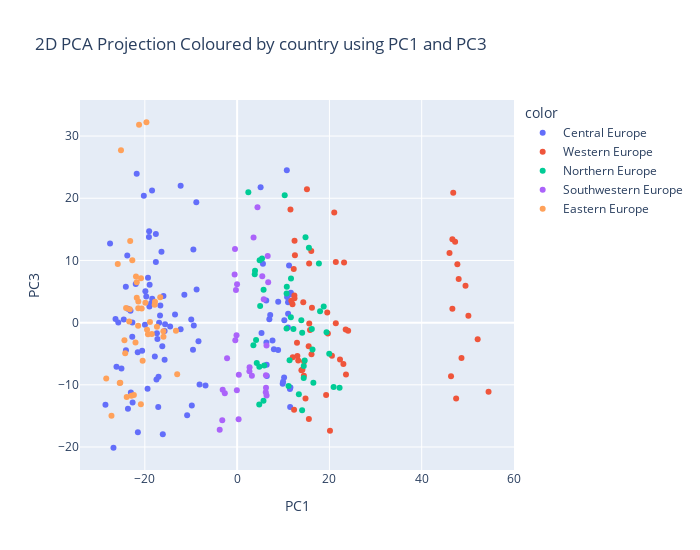

Notebook code for this chart:
### Markdown cell above
The left blob consists of central and eastern europe, the top one consists of portugal and spain (iberia), and the remaining parts are western and northern europe, along with germany (counted as central). The far right blob is luxembourg, which is a very small country which might be why it is so far away.

### Code cell
fig = px.scatter(
        x = comps[:,0],
        y = comps[:,2],
        color=subregions,
        hover_data={"Country" : pca_df.index.get_level_values(0)},
        labels = {"x": "PC1","y": "PC3"},
        title= "2D PCA Projection Coloured by country using PC1 and PC3",
        height = 550,
        width=700

)
fig.show()

### Figure 1 — Plotly figure (JSON) as saved in the notebook; plotly's stock layout.template omitted (floating-point values rounded to 4 significant figures)
{"data": [{"customdata": [["AUT"], ["AUT"], ["AUT"], ["AUT"], ["AUT"], ["AUT"], ["AUT"], ["AUT"], ["AUT"], ["AUT"], ["AUT"], ["AUT"], ["AUT"], ["AUT"], ["CZE"], ["CZE"], ["CZE"], ["CZE"], ["CZE"], ["CZE"], ["CZE"], ["CZE"], ["CZE"], ["CZE"], ["CZE"], ["CZE"], ["CZE"], ["CZE"], ["DEU"], ["DEU"], ["DEU"], ["DEU"], ["DEU"], ["DEU"], ["DEU"], ["DEU"], ["DEU"], ["DEU"], ["DEU"], ["DEU"], ["DEU"], ["DEU"], ["HUN"], ["HUN"], ["HUN"], ["HUN"], ["HUN"], ["HUN"], ["HUN"], ["HUN"], ["HUN"], ["HUN"], ["HUN"], ["HUN"], ["HUN"], ["HUN"], ["POL"], ["POL"], ["POL"], ["POL"], ["POL"], ["POL"], ["POL"], ["POL"], ["POL"], ["POL"], ["POL"], ["POL"], ["POL"], ["POL"], ["SVK"], ["SVK"], ["SVK"], ["SVK"], ["SVK"], ["SVK"], ["SVK"], ["SVK"], ["SVK"], ["SVK"], ["SVK"], ["SVK"], ["SVK"], ["SVK"], ["SVN"], ["SVN"], ["SVN"], ["SVN"], ["SVN"], ["SVN"], ["SVN"], ["SVN"], ["SVN"], ["SVN"], ["SVN"], ["SVN"], ["SVN"], ["SVN"]], "hovertemplate": "color=Central Europe<br>PC1=%{x}<br>PC3=%{y}<br>Country=%{customdata[0]}<extra></extra>", "legendgroup": "Central Europe", "marker": {"color": "#636efa", "symbol": "circle"}, "mode": "markers", "name": "Central Europe", "orientation": "v", "showlegend": true, "type": "scatter", "x": [8.905, 10.18, 11.49, 11.42, 10.77, 11.01, 10.23, 10.82, 11.25, 11.03, 11.65, 11.05, 11.44, 11.55, -24.09, -23.03, -22.65, -22.73, -20.22, -19.89, -19.31, -19.12, -19.07, -19.01, -17.28, -17.39, -16.22, -15.72, 5.595, 6.344, 6.405, 6.312, 5.092, 5.289, 6.432, 6.981, 7.171, 7.665, 7.967, 8.881, 9.873, 9.955, -21.97, -19.69, -18.4, -17.61, -18.44, -16.71, -15.96, -16.4, -16.64, -17.48, -17.04, -17.83, -17.1, -16.11, -26.35, -26.15, -26.8, -28.54, -27.54, -25.76, -24.57, -24.12, -23.81, -23.68, -23.1, -22.71, -21.54, -19.41, -25.07, -23.66, -21.51, -20.59, -21.76, -19.98, -18.96, -18.64, -17.61, -16.91, -15.72, -15.62, -14.52, -13.46, -12.24, -10.83, -9.823, -9.945, -12.24, -11.44, -8.783, -8.846, -9.485, -9.392, -9.565, -8.377, -6.857, -8.142], "xaxis": "x", "y": [3.372, -8.813, -13.55, 4.514, 24.52, -0.7993, 0.3673, 4.115, 9.19, 3.283, 4.79, 1.43, -10.66, -10.41, -4.434, -11.24, -12.82, -2.273, 20.42, 5.058, 7.202, 13.77, 14.7, 2.589, -2.618, -1.705, -3.802, -5.957, 9.463, -3.184, -6.756, 3.57, 21.77, -1.665, -8.59, 0.5277, 1.244, -2.874, -4.267, -4.389, -9.811, -9.496, 6.195, 4.198, 3.822, 9.766, 21.25, 1.167, 4.3, 11.39, 2.76, -9.144, -8.72, -5.439, -13.56, -17.96, 0.5915, -7.075, -20.12, -13.19, 12.71, 0.01669, 0.5028, 5.759, 10.79, 2.245, 1.913, 0.02012, -4.777, -10.62, -7.364, -13.84, -17.61, -4.52, 23.94, -0.3597, 6.111, 3.11, 14.25, -0.02263, -1.327, -0.2675, -0.6181, 1.323, -1.053, -14.89, -13.32, 0.4878, 22.0, 4.504, 5.32, 19.34, 11.78, -0.4593, -4.362, -2.974, -10.1, -9.951], "yaxis": "y"}, {"customdata": [["BEL"], ["BEL"], ["BEL"], ["BEL"], ["BEL"], ["BEL"], ["BEL"], ["BEL"], ["BEL"], ["BEL"], ["BEL"], ["BEL"], ["BEL"], ["BEL"], ["FRA"], ["FRA"], ["FRA"], ["FRA"], ["FRA"], ["FRA"], ["FRA"], ["FRA"], ["FRA"], ["FRA"], ["FRA"], ["FRA"], ["FRA"], ["FRA"], ["LUX"], ["LUX"], ["LUX"], ["LUX"], ["LUX"], ["LUX"], ["LUX"], ["LUX"], ["LUX"], ["LUX"], ["LUX"], ["LUX"], ["LUX"], ["LUX"], ["NLD"], ["NLD"], ["NLD"], ["NLD"], ["NLD"], ["NLD"], ["NLD"], ["NLD"], ["NLD"], ["NLD"], ["NLD"], ["NLD"], ["NLD"], ["NLD"]], "hovertemplate": "color=Western Europe<br>PC1=%{x}<br>PC3=%{y}<br>Country=%{customdata[0]}<extra></extra>", "legendgroup": "Western Europe", "marker": {"color": "#EF553B", "symbol": "circle"}, "mode": "markers", "name": "Western Europe", "orientation": "v", "showlegend": true, "type": "scatter", "x": [19.53, 19.28, 20.12, 19.67, 21.05, 21.39, 20.54, 21.39, 23.18, 23.53, 24.06, 23.59, 23.03, 22.29, 12.97, 13.94, 12.34, 12.0, 11.56, 11.76, 12.05, 12.27, 12.44, 12.53, 12.4, 12.43, 13.24, 13.06, 50.12, 52.13, 54.49, 49.5, 46.84, 48.02, 46.65, 46.03, 47.24, 46.66, 47.73, 48.62, 47.46, 46.36, 14.33, 14.82, 15.55, 16.12, 15.13, 15.8, 16.22, 16.07, 15.61, 15.63, 15.5, 14.51, 14.47, 14.15], "xaxis": "x", "y": [1.616, -11.63, -17.4, -1.741, 17.72, -0.08199, -5.325, 9.76, 9.67, -1.084, -1.297, -8.357, -6.64, -5.926, -3.237, -7.667, -14.0, 2.96, 18.18, 3.529, -5.562, 8.628, 13.16, 10.84, 4.348, 3.925, -6.095, -5.349, 1.091, -2.684, -11.12, 5.913, 20.88, 7.007, 2.247, 11.2, 13.02, 13.42, 9.395, -5.679, -12.22, -8.627, 3.265, -12.22, -15.48, -5.078, 21.46, -1.182, 2.406, 11.54, 9.514, -0.1556, -3.811, -6.262, -8.551, -7.583], "yaxis": "y"}, {"customdata": [["DNK"], ["DNK"], ["DNK"], ["DNK"], ["DNK"], ["DNK"], ["DNK"], ["DNK"], ["DNK"], ["DNK"], ["DNK"], ["DNK"], ["DNK"], ["DNK"], ["FIN"], ["FIN"], ["FIN"], ["FIN"], ["FIN"], ["FIN"], ["FIN"], ["FIN"], ["FIN"], ["FIN"], ["FIN"], ["FIN"], ["FIN"], ["FIN"], ["SWE"], ["SWE"], ["SWE"], ["SWE"], ["SWE"], ["SWE"], ["SWE"], ["SWE"], ["SWE"], ["SWE"], ["SWE"], ["SWE"], ["SWE"], ["SWE"]], "hovertemplate": "color=Northern Europe<br>PC1=%{x}<br>PC3=%{y}<br>Country=%{customdata[0]}<extra></extra>", "legendgroup": "Northern Europe", "marker": {"color": "#00cc96", "symbol": "circle"}, "mode": "markers", "name": "Northern Europe", "orientation": "v", "showlegend": true, "type": "scatter", "x": [13.91, 14.08, 16.19, 15.56, 14.82, 16.52, 16.33, 17.72, 17.97, 18.76, 19.37, 19.96, 20.91, 22.2, 4.253, 4.793, 5.713, 4.987, 2.43, 3.527, 4.105, 3.817, 3.877, 5.399, 4.877, 5.735, 5.867, 4.809, 11.64, 14.44, 13.38, 11.67, 10.31, 11.15, 11.37, 10.72, 10.76, 10.71, 12.2, 14.1, 14.43, 14.64], "xaxis": "x", "y": [0.3656, -14.08, -1.014, 12.03, 13.74, -9.665, -4.312, 9.495, 1.825, 2.577, -1.549, -5.015, -10.34, -10.48, -6.477, -13.15, -12.57, 2.661, 20.96, -3.617, -2.81, 7.786, 8.332, 10.33, 10.04, 5.281, -6.892, -7.075, 0.8572, -6.979, -11.51, 7.098, 20.47, -10.19, -6.049, 4.665, 5.788, -0.9372, -1.006, -1.624, -8.897, -6.077], "yaxis": "y"}, {"customdata": [["ESP"], ["ESP"], ["ESP"], ["ESP"], ["ESP"], ["ESP"], ["ESP"], ["ESP"], ["ESP"], ["ESP"], ["ESP"], ["ESP"], ["ESP"], ["ESP"], ["PRT"], ["PRT"], ["PRT"], ["PRT"], ["PRT"], ["PRT"], ["PRT"], ["PRT"], ["PRT"], ["PRT"], ["PRT"], ["PRT"], ["PRT"], ["PRT"]], "hovertemplate": "color=Southwestern Europe<br>PC1=%{x}<br>PC3=%{y}<br>Country=%{customdata[0]}<extra></extra>", "legendgroup": "Southwestern Europe", "marker": {"color": "#ab63fa", "symbol": "circle"}, "mode": "markers", "name": "Southwestern Europe", "orientation": "v", "showlegend": true, "type": "scatter", "x": [2.663, 2.701, 3.198, 3.56, 4.411, 5.449, 5.763, 6.627, 6.733, 6.367, 6.258, 6.247, 6.381, 6.208, -0.398, -0.06014, 0.3199, 0.3673, -0.01629, -0.1292, -0.2558, -0.4625, -0.5405, -2.178, -2.671, -3.131, -3.217, -3.778], "xaxis": "x", "y": [-7.814, -7.19, -8.554, 13.7, 18.55, 7.448, 3.752, 10.7, 6.482, -3.66, -10.47, -8.455, -11.7, -11.18, -2.83, -10.88, -15.54, -8.394, 6.185, -2.011, 5.233, 11.85, 7.742, -5.743, -11.34, -10.8, -15.69, -17.22], "yaxis": "y"}, {"customdata": [["EST"], ["EST"], ["EST"], ["EST"], ["EST"], ["EST"], ["EST"], ["EST"], ["EST"], ["EST"], ["EST"], ["EST"], ["EST"], ["EST"], ["LTU"], ["LTU"], ["LTU"], ["LTU"], ["LTU"], ["LTU"], ["LTU"], ["LTU"], ["LTU"], ["LTU"], ["LTU"], ["LTU"], ["LTU"], ["LTU"], ["LVA"], ["LVA"], ["LVA"], ["LVA"], ["LVA"], ["LVA"], ["LVA"], ["LVA"], ["LVA"], ["LVA"], ["LVA"], ["LVA"], ["LVA"], ["LVA"]], "hovertemplate": "color=Eastern Europe<br>PC1=%{x}<br>PC3=%{y}<br>Country=%{customdata[0]}<extra></extra>", "legendgroup": "Eastern Europe", "marker": {"color": "#FFA15A", "symbol": "circle"}, "mode": "markers", "name": "Eastern Europe", "orientation": "v", "showlegend": true, "type": "scatter", "x": [-28.37, -27.23, -25.32, -25.87, -25.17, -24.06, -24.42, -23.4, -23.27, -21.75, -21.92, -21.42, -20.48, -18.48, -24.26, -22.92, -20.86, -19.89, -19.65, -23.18, -22.02, -21.75, -21.46, -21.42, -16.67, -17.87, -13.26, -12.99, -25.44, -23.93, -22.37, -22.72, -21.25, -20.83, -20.69, -19.32, -19.52, -18.89, -17.8, -17.38, -15.96, -15.99], "xaxis": "x", "y": [-8.993, -14.96, -9.678, 9.415, 27.71, 2.36, -2.837, 0.1732, 2.153, 4.02, 7.421, 2.317, -6.145, -1.834, -4.942, -11.76, -13.12, 3.183, 32.22, 13.12, -3.21, 6.487, -0.4809, 3.415, 4.1, 2.881, -1.29, -8.285, -9.687, -11.97, -11.65, 10.03, 31.83, 7.121, 2.273, -1.879, -1.138, 0.08946, 3.377, -0.6735, -2.269, -1.397], "yaxis": "y"}], "layout": {"height": 550, "legend": {"title": {"text": "color"}, "tracegroupgap": 0}, "title": {"text": "2D PCA Projection Coloured by country using PC1 and PC3"}, "width": 700, "xaxis": {"anchor": "y", "domain": [0, 1], "title": {"text": "PC1"}}, "yaxis": {"anchor": "x", "domain": [0, 1], "title": {"text": "PC3"}}}}
